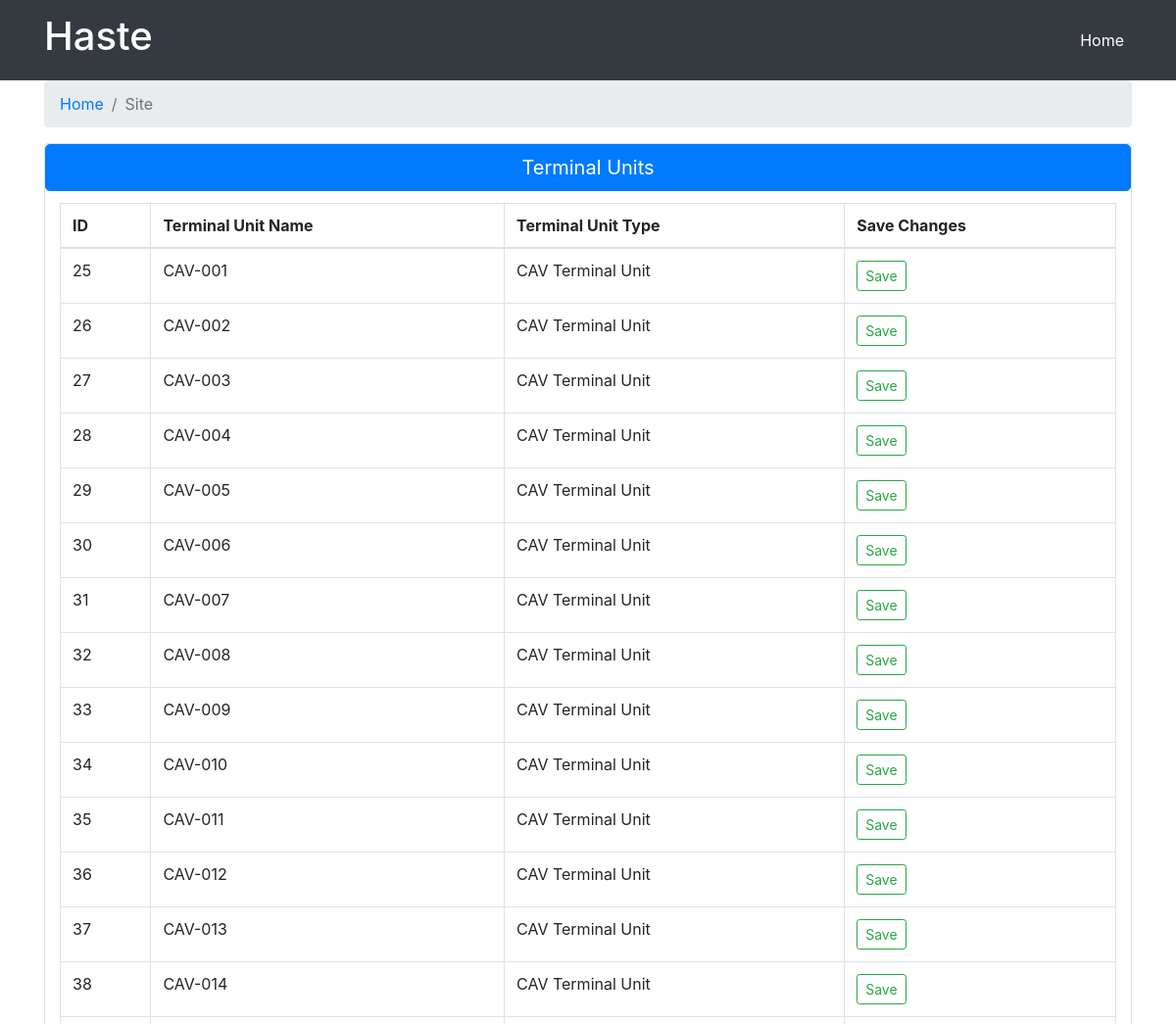
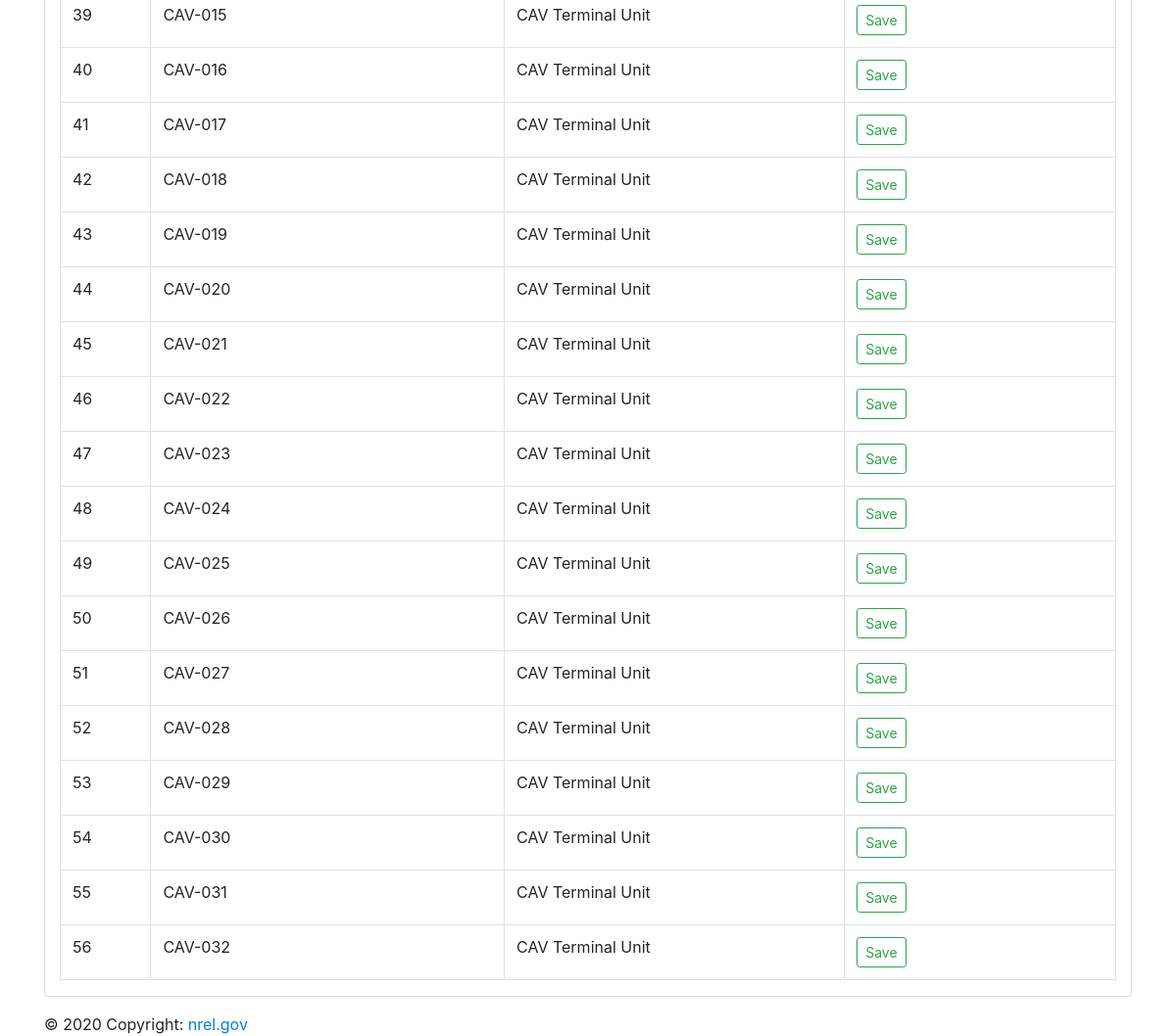
Screenshot of /site/7/ahu/7 with the database file from the repository (2 pictures, top to bottom).
### generate/models.py (models this page shows)
class TerminalUnit(models.Model):
    tu = generate_terminal_unit_types()
    tu_choices = [(h.get('id'), h.get('description')) for h in tu]
    tu_choices.append(('None', 'None'))
    name = models.CharField(max_length=50)
    ahu_id = models.ForeignKey(AirHandler, on_delete=models.CASCADE)
    terminal_unit_type = models.CharField(max_length=50, choices=tuple(tu_choices))

### generate/views.py (the view, shortened to what this page needs)
# urls.py: path('site/<site_id>/ahu/<ahu_id>', views.AirHandler.as_view(), name='site.ahu'),
class AirHandler(CreateView):
    template_name = 'air_handler.html'
    def get(self, request, site_id, ahu_id):
        tu_info = []
        tus = models.TerminalUnit.objects.filter(ahu_id=ahu_id)
        for tu in tus:
            tu_info.append(terminal_unit_summary_info(tu))
        args = {
            'terminal_units': tu_info
        }
        return render(request, self.template_name, args)

### lib/helpers.py (called while the page is built)
def generate_terminal_unit_types():
    tu = [
        {
            "id": 'TU-001',
            "category": "VAV",
            "description": "VAV Box Cooling Only",
            "tags": ["tag1", "tag2"]
        },
        {
            "id": 'TU-002',
            "category": "CAV",
            "description": "CAV Terminal Unit",
            "tags": ["tag1", "tag2"]
        }
    ]
    return tu

def terminal_unit_summary_info(terminal_unit_model):
    data = {
        'id': terminal_unit_model.id,
        'name': terminal_unit_model.name,
        'type': tu_name_given_id(terminal_unit_model.terminal_unit_type)
    }
    return data

def tu_name_given_id(tu_id):
    tus = generate_terminal_unit_types()
    for tu in tus:
        if tu_id == tu['id']:
            return tu['description']
    return None

### generate/templates/air_handler.html (shortened to what this page needs)
{% extends "base.html" %}
{% load static %}
{% block page_content %}
<html>
<head>
</head>
<body>
<nav class="navbar navbar-expand-lg navbar-dark bg-dark static-top">
    <div class="container">
        <a class="navbar-brand" href="{% url 'index' %}">
            <h1>Haste</h1>
        </a>
        <div class="collapse navbar-collapse" id="navbarResponsive">
            <ul class="navbar-nav ml-auto">
                <li class="nav-item active">
                    <a class="nav-link" href="{% url 'index' %}">Home
                    </a>
                </li>
            </ul>
        </div>
    </div>
</nav>
<div class="container">
    <nav aria-label="breadcrumb">
        <ol class="breadcrumb">
            <li class="breadcrumb-item"><a href="{% url 'index' %}">Home</a></li>
            <li class="breadcrumb-item active" aria-current="page">Site</li>
        </ol>
    </nav>
</div>
<div class="container">
  <div class="card mb-3">
    <div class="card-body p-0">
      <div class="card-title">
        <button class="btn btn-block btn-lg btn-primary" type="button" data-toggle="collapse"
                data-target="#showTerminalUnits"
                aria-expanded="true" aria-controls="showTerminalUnits">
          Terminal Units
        </button>
      </div>
      <div class="container collapse show" id="showTerminalUnits">
        {% include 'all_terminal_units.html' %}
      </div>
    </div>
  </div>
</div>
<footer class="footer">
    <div class="container">
        © 2020 Copyright:
        <a href="https://nrel.gov/"> nrel.gov</a>
    </div>
</footer>
</body>
</html>
{% endblock %}

### generate/templates/all_terminal_units.html
{% load static %}
<div class="table-responsive">
  <table class="table table-bordered table-hover">
    <thead>
    <tr>
      <th scope="col">ID</th>
      <th scope="col">Terminal Unit Name</th>
      <th scope="col">Terminal Unit Type</th>
      <th scope="col">Save Changes</th>
    </tr>
    </thead>
    <tbody>
    {% for tu in terminal_units %}
      <tr>
        <td>{{ tu.id }}</td>
        <td>{{ tu.name }}</td>
        <td>{{ tu.type }}</td>
      <td><button type="submit" class="btn btn-sm btn-outline-success" name="TerminalUnit-{{ tu.id }}">Save</button></td>
      </tr>
    {% endfor %}
    </tbody>
  </table>
</div>

### rows the page displays
TerminalUnit: name "CAV-001"
TerminalUnit: name "CAV-002"
TerminalUnit: name "CAV-003"
TerminalUnit: name "CAV-004"
TerminalUnit: name "CAV-005"
TerminalUnit: name "CAV-006"
TerminalUnit: name "CAV-007"
TerminalUnit: name "CAV-008"
TerminalUnit: name "CAV-009"
TerminalUnit: name "CAV-010"
TerminalUnit: name "CAV-011"
TerminalUnit: name "CAV-012"
TerminalUnit: name "CAV-013"
TerminalUnit: name "CAV-014"
TerminalUnit: name "CAV-015"
TerminalUnit: name "CAV-016"
TerminalUnit: name "CAV-017"
TerminalUnit: name "CAV-018"
TerminalUnit: name "CAV-019"
TerminalUnit: name "CAV-020"
TerminalUnit: name "CAV-021"
TerminalUnit: name "CAV-022"
TerminalUnit: name "CAV-023"
TerminalUnit: name "CAV-024"
TerminalUnit: name "CAV-025"
TerminalUnit: name "CAV-026"
TerminalUnit: name "CAV-027"
TerminalUnit: name "CAV-028"
TerminalUnit: name "CAV-029"
TerminalUnit: name "CAV-030"
TerminalUnit: name "CAV-031"
TerminalUnit: name "CAV-032"

### other values shown
{{ tu.id }} "25" "26" "27" "28" "29" "30" "31" "32" "33" "34" "35" "36" "37" "38" "39" "40" "41" "42" "43" "44" "45" "46" "47" "48" "49" "50" "51" "52" "53" "54" "55" "56"
{{ tu.type }} "CAV Terminal Unit" "CAV Terminal Unit" "CAV Terminal Unit" "CAV Terminal Unit" "CAV Terminal Unit" "CAV Terminal Unit" "CAV Terminal Unit" "CAV Terminal Unit" "CAV Terminal Unit" "CAV Terminal Unit" "CAV Terminal Unit" "CAV Terminal Unit" "CAV Terminal Unit" "CAV Terminal Unit" "CAV Terminal Unit" "CAV Terminal Unit" "CAV Terminal Unit" "CAV Terminal Unit" "CAV Terminal Unit" "CAV Terminal Unit" "CAV Terminal Unit" "CAV Terminal Unit" "CAV Terminal Unit" "CAV Terminal Unit" "CAV Terminal Unit" "CAV Terminal Unit" "CAV Terminal Unit" "CAV Terminal Unit" "CAV Terminal Unit" "CAV Terminal Unit" "CAV Terminal Unit" "CAV Terminal Unit"
